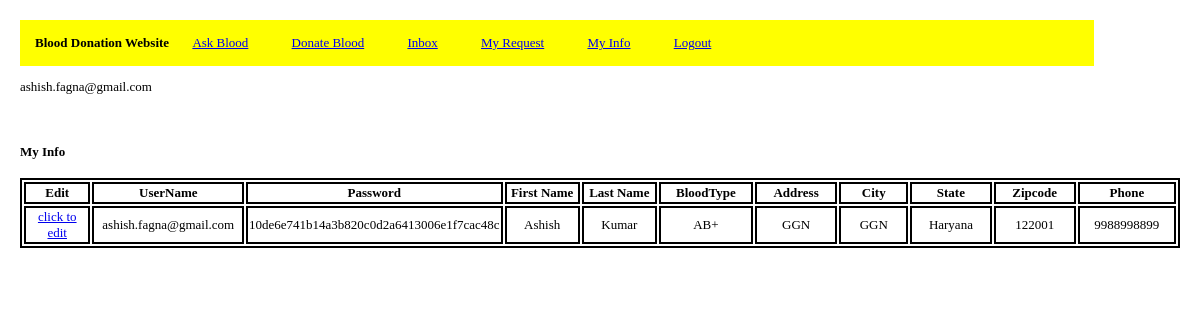
Before: /myInfo.php (signed in) with the older database file.
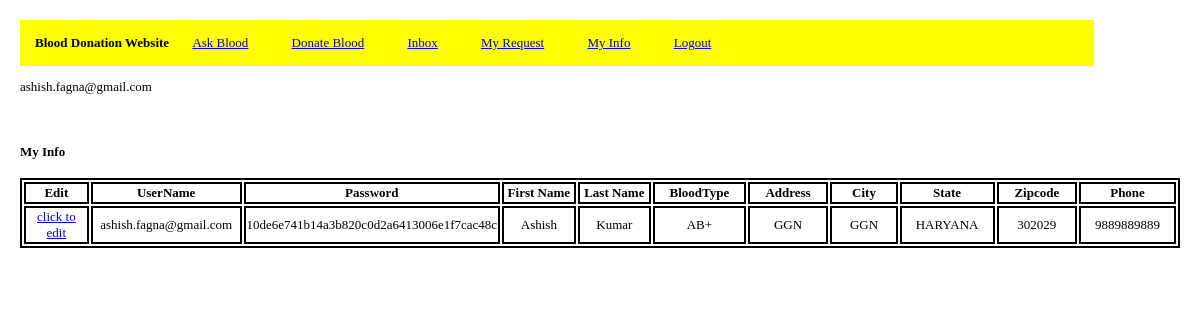
After: the same page with the newer database file.
### tables this page shows
CREATE TABLE IF NOT EXISTS `users` (
  `uid` int(11) NOT NULL AUTO_INCREMENT,
  `username` varchar(200) NOT NULL,
  `password` char(100) NOT NULL,
  `firstname` varchar(2000) NOT NULL,
  `lastname` varchar(2000) NOT NULL,
  `bloodtype` varchar(100) NOT NULL,
  `address` varchar(2000) NOT NULL,
  `city` varchar(200) NOT NULL,
  `state` varchar(200) NOT NULL,
  `zipcode` varchar(20) NOT NULL,
  `phone` varchar(100) NOT NULL,
  PRIMARY KEY (`uid`),
  UNIQUE KEY `username` (`username`)
);

### includes/functions.php (called while the page is built, shortened)
<?php
function loggedIn() {
	if (isset($_SESSION['loggedin']) && isset($_SESSION['username'])) {
		return true;
	}
	return false;
}
?>

### includes/config.php (called while the page is built, shortened)
<?php
$sFolder = '/bloodbank';
require_once($_SERVER['DOCUMENT_ROOT'] . $sFolder . '/includes/functions.php');
$sOutput="";
?>

### myInfo.php (the view, shortened to what this page needs)
<?php
require($_SERVER['DOCUMENT_ROOT'] . '/bloodbank/includes/config.php');
include 'menu.php';
$sOutput .= '<div id="index-body">';
if (loggedIn()) {
	$sOutput .= '
		' . $_SESSION['username'] .' <br /><br /><br />';
			$sOutput .= "<h4>My Info </h4>";
			$sql = "SELECT * FROM users WHERE username = '".$_SESSION['username']."'";
			$query = mysql_query($sql) or trigger_error("Query Failed: " . mysql_error());
			$response="";
				$response .= "<table>";
						$response .=  	"<tr><th>Edit</th><th>UserName</th>".
										"<th> Password </th>".
										"<th> First Name </th>".
										"<th> Last Name </th>".
										"<th> BloodType </th>".
										"<th> Address </th>".
										"<th> City </th>".
										"<th> State </th>".
										"<th> Zipcode </th>".
										"<th> Phone </th>".
										"</tr>";
				while($row = mysql_fetch_array($query)){
						$str="edit_info.php?username=".$row['username']."&user_or_request=user";
						$response .="<tr>".
									"<td>"."<a href='$str'"." onclick=\"return confirm('Are you sure you want to edit this item?');\">"."click to edit"."</a>".
									"</td><td>".$row['username'].
									"<td>".$_SESSION['password'].
									"</td><td>".$row['firstname'].
									"</td><td>".$row['lastname'].
									"</td><td>".$row['bloodtype'].
									"</td><td>".$row['address'].
									"</td><td>".$row['city'].
									"</td><td>".$row['state'].
									"</td><td>".$row['zipcode'].
									"</td><td>".$row['phone'].
									"</td></tr>";
				}
				$response .=  "</table>";
				$response .="<br/>";
				$sOutput .=$response;
}else {
	$sOutput .= '<h2>Welcome to Blood Donation Website</h2><br />
		<h4>Would you like to <a href="login.php">login</a>?</h4>
		<h4>Create a new <a href="register.php">account</a>?</h4>';
}
$sOutput .= '</div>';
echo $sOutput;
?>

Changed rows visible on the page:
changed users "ashish.fagna@gmail.com": state "Haryana" → "HARYANA"; zipcode "122001" → "302029"; phone "9988998899" → "9889889889"
